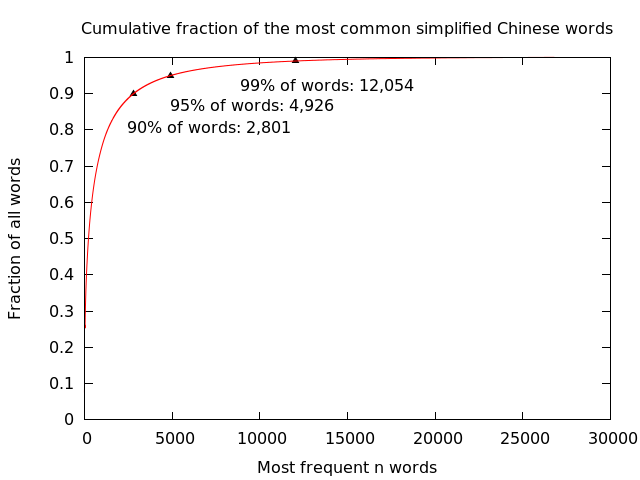

Write the gnuplot code that produced this figure.
set style line 1 lt 1 pt 0;
set title "Cumulative fraction of the most common simplified Chinese words";
set label "90% of words: 2,801" at 2801,0.90 point lt 0 pt 9 offset -1,-2;
set label "95% of words: 4,926" at 4926,0.95 point lt 0 pt 9 offset -0.5,-1.8;
set label "99% of words: 12,054" at 12054,0.99 point lt 0 pt 9 offset -6, -1.5;
set xlabel "Most frequent n words";
set ylabel "Fraction of all words";
plot "cum_vocab.txt" using 1:4:($1,100) with line ls 1 notitle
